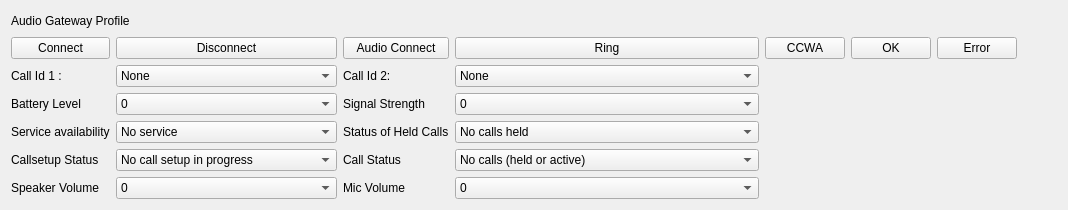
          <widget class="QWidget" name="tabAG">
           <attribute name="title">
            <string>AG</string>
           </attribute>
           <layout class="QGridLayout" name="gridLayout_29">
            <item row="1" column="6">
             <widget class="QPushButton" name="btnAGError">
              <property name="text">
               <string>Error</string>
              </property>
             </widget>
            </item>
            <item row="10" column="1">
             <widget class="QComboBox" name="comboBoxAGCallSetup">
              <item>
               <property name="text">
                <string>No call setup in progress</string>
               </property>
              </item>
              <item>
               <property name="text">
                <string>Incoming call setup in progress</string>
               </property>
              </item>
              <item>
               <property name="text">
                <string>Outgoing call setup in dialing state</string>
               </property>
              </item>
              <item>
               <property name="text">
                <string>Outgoing call setup in alerting state</string>
               </property>
              </item>
             </widget>
            </item>
            <item row="0" column="0" colspan="3">
             <layout class="QHBoxLayout" name="horizontalLayout_34">
              <item>
               <widget class="QLabel" name="label_27">
                <property name="text">
                 <string>Audio Gateway Profile</string>
                </property>
               </widget>
              </item>
              <item>
               <spacer name="horizontalSpacer_31">
                <property name="orientation">
                 <enum>Qt::Horizontal</enum>
                </property>
                <property name="sizeHint" stdset="0">
                 <size>
                  <width>40</width>
                  <height>20</height>
                 </size>
                </property>
               </spacer>
              </item>
             </layout>
            </item>
            <item row="1" column="7">
             <spacer name="horizontalSpacer_32">
              <property name="orientation">
               <enum>Qt::Horizontal</enum>
              </property>
              <property name="sizeHint" stdset="0">
               <size>
                <width>40</width>
                <height>20</height>
               </size>
              </property>
             </spacer>
            </item>
            <item row="1" column="2">
             <widget class="QPushButton" name="btnAGAudioConnect">
              <property name="text">
               <string>Audio Connect</string>
              </property>
             </widget>
            </item>
            <item row="10" column="0">
             <widget class="QLabel" name="label_87">
              <property name="text">
               <string>Callsetup Status</string>
              </property>
             </widget>
            </item>
            <item row="1" column="0">
             <widget class="QPushButton" name="btnAGConnect">
              <property name="text">
               <string>Connect</string>
              </property>
             </widget>
            </item>
            <item row="6" column="0">
             <widget class="QLabel" name="label_89">
              <property name="text">
               <string>Battery Level</string>
              </property>
             </widget>
            </item>
            <item row="3" column="0">
             <widget class="QLabel" name="label_23">
              <property name="text">
               <string>Call Id 1 :</string>
              </property>
             </widget>
            </item>
            <item row="10" column="2">
             <widget class="QLabel" name="label_88">
              <property name="text">
               <string>Call Status</string>
              </property>
             </widget>
            </item>
            <item row="3" column="2">
             <widget class="QLabel" name="label_30">
              <property name="text">
               <string>Call Id 2:</string>
              </property>
             </widget>
            </item>
            <item row="10" column="3">
             <widget class="QComboBox" name="comboBoxAGCallStatus">
              <item>
               <property name="text">
                <string>No calls (held or active)</string>
               </property>
              </item>
              <item>
               <property name="text">
                <string>Call is present (active or held)</string>
               </property>
              </item>
             </widget>
            </item>
            <item row="8" column="2">
             <widget class="QLabel" name="label_48">
              <property name="text">
               <string>Status of Held Calls</string>
              </property>
             </widget>
            </item>
            <item row="6" column="2">
             <widget class="QLabel" name="label_93">
              <property name="text">
               <string>Signal Strength </string>
              </property>
             </widget>
            </item>
            <item row="11" column="1">
             <widget class="QComboBox" name="comboBoxAGCallSpkVol">
              <item>
               <property name="text">
                <string>0</string>
               </property>
              </item>
              <item>
               <property name="text">
                <string>1</string>
               </property>
              </item>
              <item>
               <property name="text">
                <string>2</string>
               </property>
              </item>
              <item>
               <property name="text">
                <string>3</string>
               </property>
              </item>
              <item>
               <property name="text">
                <string>4</string>
               </property>
              </item>
              <item>
               <property name="text">
                <string>5</string>
               </property>
              </item>
              <item>
               <property name="text">
                <string>6</string>
               </property>
              </item>
              <item>
               <property name="text">
                <string>7</string>
               </property>
              </item>
              <item>
               <property name="text">
                <string>8</string>
               </property>
              </item>
              <item>
               <property name="text">
                <string>9</string>
               </property>
              </item>
              <item>
               <property name="text">
                <string>10</string>
               </property>
              </item>
              <item>
               <property name="text">
                <string>11</string>
               </property>
              </item>
              <item>
               <property name="text">
                <string>12</string>
               </property>
              </item>
              <item>
               <property name="text">
                <string>13</string>
               </property>
              </item>
              <item>
               <property name="text">
                <string>14</string>
               </property>
              </item>
              <item>
               <property name="text">
                <string>15</string>
               </property>
              </item>
             </widget>
            </item>
            <item row="1" column="1">
             <widget class="QPushButton" name="btnAGDisconnect">
              <property name="text">
               <string>Disconnect</string>
              </property>
             </widget>
            </item>
            <item row="1" column="3">
             <widget class="QPushButton" name="btnAGRing">
              <property name="text">
               <string>Ring</string>
              </property>
             </widget>
            </item>
            <item row="1" column="4">
             <widget class="QPushButton" name="btnAGCCWA">
              <property name="text">
               <string>CCWA</string>
              </property>
             </widget>
            </item>
            <item row="6" column="1">
             <widget class="QComboBox" name="comboBoxAGBattLevel">
              <item>
               <property name="text">
                <string>0</string>
               </property>
              </item>
              <item>
               <property name="text">
                <string>1</string>
               </property>
              </item>
              <item>
               <property name="text">
                <string>2</string>
               </property>
              </item>
              <item>
               <property name="text">
                <string>3</string>
               </property>
              </item>
              <item>
               <property name="text">
                <string>4</string>
               </property>
              </item>
              <item>
               <property name="text">
                <string>5</string>
               </property>
              </item>
             </widget>
            </item>
            <item row="3" column="3">
             <widget class="QComboBox" name="comboBoxAGCallID_2">
              <item>
               <property name="text">
                <string>None</string>
               </property>
              </item>
              <item>
               <property name="text">
                <string>Active</string>
               </property>
              </item>
              <item>
               <property name="text">
                <string>Held</string>
               </property>
              </item>
              <item>
               <property name="text">
                <string>Dialing</string>
               </property>
              </item>
              <item>
               <property name="text">
                <string>Alerting</string>
               </property>
              </item>
              <item>
               <property name="text">
                <string>Incoming</string>
               </property>
              </item>
              <item>
               <property name="text">
                <string>Waiting</string>
               </property>
              </item>
              <item>
               <property name="text">
                <string>Call held by Response and Hold</string>
               </property>
              </item>
             </widget>
            </item>
            <item row="8" column="0">
             <widget class="QLabel" name="label_90">
              <property name="text">
               <string>Service availability</string>
              </property>
             </widget>
            </item>
            <item row="11" column="2">
             <widget class="QLabel" name="label_95">
              <property name="text">
               <string>Mic Volume</string>
              </property>
             </widget>
            </item>
            <item row="8" column="1">
             <widget class="QComboBox" name="comboBoxAGService">
              <item>
               <property name="text">
                <string>No service</string>
               </property>
              </item>
              <item>
               <property name="text">
                <string>Presence of service</string>
               </property>
              </item>
             </widget>
            </item>
            <item row="8" column="3">
             <widget class="QComboBox" name="comboBoxAGHeldCall">
              <item>
               <property name="text">
                <string>No calls held</string>
               </property>
              </item>
              <item>
               <property name="text">
                <string>Call is placed on hold or active/held calls swapped</string>
               </property>
              </item>
              <item>
               <property name="text">
                <string>Call on hold, no active call</string>
               </property>
              </item>
             </widget>
            </item>
            <item row="1" column="5">
             <widget class="QPushButton" name="btnAGOK">
              <property name="text">
               <string>OK</string>
              </property>
             </widget>
            </item>
            <item row="3" column="1">
             <widget class="QComboBox" name="comboBoxAGCallID_1">
              <item>
               <property name="text">
                <string>None</string>
               </property>
              </item>
              <item>
               <property name="text">
                <string>Active</string>
               </property>
              </item>
              <item>
               <property name="text">
                <string>Held</string>
               </property>
              </item>
              <item>
               <property name="text">
                <string>Dialing</string>
               </property>
              </item>
              <item>
               <property name="text">
                <string>Alerting</string>
               </property>
              </item>
              <item>
               <property name="text">
                <string>Incoming</string>
               </property>
              </item>
              <item>
               <property name="text">
                <string>Waiting</string>
               </property>
              </item>
              <item>
               <property name="text">
                <string>Call held by Response and Hold</string>
               </property>
              </item>
             </widget>
            </item>
            <item row="6" column="3">
             <widget class="QComboBox" name="comboBoxAGSignal">
              <item>
               <property name="text">
                <string>0</string>
               </property>
              </item>
              <item>
               <property name="text">
                <string>1</string>
               </property>
              </item>
              <item>
               <property name="text">
                <string>2</string>
               </property>
              </item>
              <item>
               <property name="text">
                <string>3</string>
               </property>
              </item>
              <item>
               <property name="text">
                <string>4</string>
               </property>
              </item>
              <item>
               <property name="text">
                <string>5</string>
               </property>
              </item>
             </widget>
            </item>
            <item row="11" column="0">
             <widget class="QLabel" name="label_94">
              <property name="text">
               <string>Speaker Volume</string>
              </property>
             </widget>
            </item>
            <item row="11" column="3">
             <widget class="QComboBox" name="comboBoxAGCallMicVol">
              <item>
               <property name="text">
                <string>0</string>
               </property>
              </item>
              <item>
               <property name="text">
                <string>1</string>
               </property>
              </item>
              <item>
               <property name="text">
                <string>2</string>
               </property>
              </item>
              <item>
               <property name="text">
                <string>3</string>
               </property>
              </item>
              <item>
               <property name="text">
                <string>4</string>
               </property>
              </item>
              <item>
               <property name="text">
                <string>5</string>
               </property>
              </item>
              <item>
               <property name="text">
                <string>6</string>
               </property>
              </item>
              <item>
               <property name="text">
                <string>7</string>
               </property>
              </item>
              <item>
               <property name="text">
                <string>8</string>
               </property>
              </item>
              <item>
               <property name="text">
                <string>9</string>
               </property>
              </item>
              <item>
               <property name="text">
                <string>10</string>
               </property>
              </item>
              <item>
               <property name="text">
                <string>11</string>
               </property>
              </item>
              <item>
               <property name="text">
                <string>12</string>
               </property>
              </item>
              <item>
               <property name="text">
                <string>13</string>
               </property>
              </item>
              <item>
               <property name="text">
                <string>14</string>
               </property>
              </item>
              <item>
               <property name="text">
                <string>15</string>
               </property>
              </item>
             </widget>
            </item>
           </layout>
          </widget>
